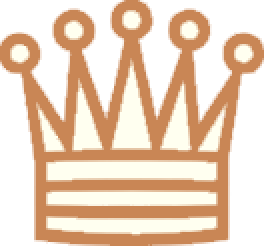
#> input picture Aula 08/queen-thumbnail.png, 132 x 123 px, found by its file name (shown 2 times larger)
$ python queens.py
#> lines starting #> are read from the running program, lines starting #| are printed output that depends on the picture

import numpy as np
import matplotlib.pyplot as plt
import matplotlib as mpl

class NQueens:
    """
    Esta classe encapsula o problema das N-Queens
    """

    def __init__(self, nrQueens):
        self.nrQueens = nrQueens

    def __len__(self):
        """
        :return: numero de rainhas
        """
        return self.nrQueens

    def getNumeroDeViolacao(self, posicoes):
        """
        Calcula o numero de violacoes na solucao dada, uma vez que a entrada contem
        indices exclusivos de colunas para cada linha, nenhuma violacao de linha
        ou coluna eh possível, apenas as violacoes diagonais precisam ser contadas.
        """

        violacao = 0

        # itera sobre cada par de rainhas e descobre se eles estão na mesma diagonal:
        for i in range(len(posicoes)):
            for j in range(i + 1, len(posicoes)):

                # primeiro par de rainhas:
                coluna1 = i
                linha1 = posicoes[i]

                # segundo par de rainhas:
                coluna2 = j
                linha2 = posicoes[j]

                # procura a ameaça diagonal para o par atual:
                if abs(coluna1 - coluna2) == abs(linha1 - linha2):
                    violacao += 1

        return violacao

    def desenhaTabuleiro(self, posicoes):
        """
        Desenha as posicoes das rainhas no tabuleiro de acordo com a solucao dada
        """

        fig, ax = plt.subplots()

        # comeca com os quadrados do tabuleiro:
        tabuleiro = np.zeros((self.nrQueens, self.nrQueens))
        # muda a cor de todos os outros quadrados:
        tabuleiro[::2, 1::2] = 1
        tabuleiro[1::2, ::2] = 1

        # desenhe os quadrados com duas cores diferentes:
        ax.imshow(tabuleiro, interpolation='none', cmap=mpl.colors.ListedColormap(['#ffc794', '#4c2f27']))

        # leia a miniatura da imagem da rainha e da uma margem de 70% das dimensoes do quadrado:
        queenThumbnail = plt.imread('C:/Users/Home/Desktop/CC - 4°/Inteligência Artificial/IA Algoritmos/Aula 08/queen-thumbnail.png')
#> queenThumbnail is the input picture: shape (123, 132, 4) float32; mean R, G, B, A 0.555, 0.443, 0.349, 0.606
        thumbnailSpread = 0.70 * np.array([-1, 1, -1, 1]) / 2

        # itera sobre as posições da rainha (i é a linha, j é a coluna):
        for i, j in enumerate(posicoes):
            # coloca a miniatura no quadrado correspondente:
            ax.imshow(queenThumbnail, extent=[j, j, i, i] + thumbnailSpread)

        # mostr os Indices de linha e coluna:
        ax.set(xticks=list(range(self.nrQueens)), yticks=list(range(self.nrQueens)))

        ax.axis('image')

        return plt


# testa a classe:
def main():
    # cria uma instancia do problema:
    nQueens = NQueens(8)

    # uma solucao boa:
    #solucao = [5, 0, 4, 1, 7, 2, 6, 3]

    # uma solucao com 3 violacoes:
    solucao = [5, 3, 4, 1, 7, 2, 6, 0]

    print("Numero de violacoes = ", nQueens.getNumeroDeViolacao(solucao))

    plot = nQueens.desenhaTabuleiro(solucao)
    plot.show()
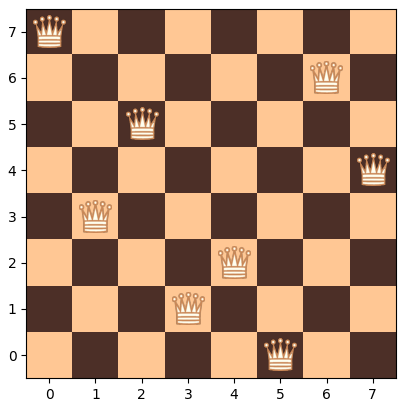
#> figure drawn by matplotlib, 1 panel


if __name__ == "__main__":
    main()
